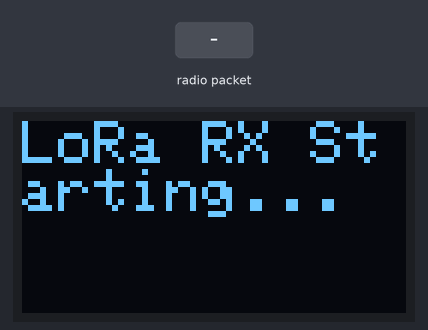
A sketch run on a simulated Arduino Uno, built with avr-gcc and run on an emulated ATmega328P. On the bench: 128×64 one-colour display. Inputs (shaded band) come from the test bench. No radio packets arrive unless stated; what the sketch prints to the serial monitor is not drawn.

Above: at 0.1 s.
At 1.5 s:
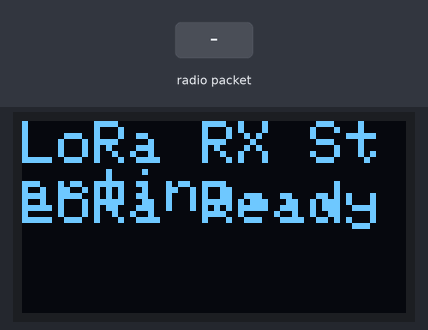
1.6 s: radio packet "5" arrives
At 2.4 s:
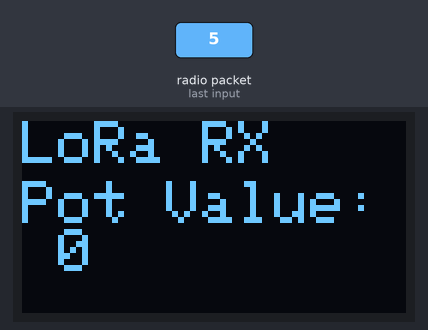
Timing chart, 0 to 4.6 s (numbered marks = the images above; inputs shaded):
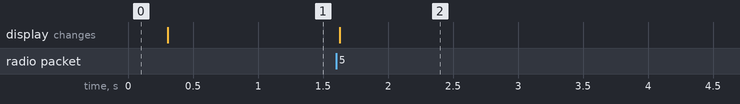

The sketch:

04_Lora_Receiver.ino
```cpp
#include <SPI.h>
#include <LoRa.h>
#include <Wire.h>
#include <Adafruit_GFX.h>
#include <Adafruit_SSD1306.h>

// --- LoRa SX1278 Pin Definitions ---
#define LORA_SS    5
#define LORA_RST   14
#define LORA_DIO0  2

// --- OLED Definitions ---
#define SCREEN_WIDTH 128
#define SCREEN_HEIGHT 64
#define OLED_RESET    -1
Adafruit_SSD1306 display(SCREEN_WIDTH, SCREEN_HEIGHT, &Wire, OLED_RESET);

void setup() {
  Serial.begin(9600);

  // --- Initialize OLED ---
  if (!display.begin(SSD1306_SWITCHCAPVCC, 0x3C)) {
    Serial.println(F("SSD1306 failed"));
    while (true);
  }
  display.clearDisplay();
  display.setTextSize(2);
  display.setTextColor(SSD1306_WHITE);
  display.setCursor(0, 0);
  display.println("LoRa RX Starting...");
  display.display();

  // --- Reset and Init LoRa ---
  pinMode(LORA_RST, OUTPUT);
  digitalWrite(LORA_RST, LOW);
  delay(100);
  digitalWrite(LORA_RST, HIGH);
  delay(100);

  LoRa.setPins(LORA_SS, LORA_RST, LORA_DIO0);
  if (!LoRa.begin(433E6)) {
    Serial.println("LoRa init failed!");
    while (true);
  }

  Serial.println("LoRa RX Ready");
  display.setCursor(0, 20);
  display.println("LoRa Ready");
  display.display();
}

void loop() {
  int packetSize = LoRa.parsePacket();
  if (packetSize) {
    String received = "";
    while (LoRa.available()) {
      received += (char)LoRa.read();
    }

    Serial.print("Received: ");
    Serial.println(received);

    // --- Extract Pot Value ---
    int potValue = extractPotValue(received);

    // --- Display on OLED ---
    display.clearDisplay();
    display.setCursor(0, 0);
    display.println("LoRa RX");
    display.setCursor(0, 20);
    display.print("Pot Value: ");
    display.println(potValue);
    display.display();
  }
}

// --- Helper Function to Extract Pot Value ---
int extractPotValue(const String& message) {
  int idx = message.indexOf(':');
  if (idx != -1) {
    return message.substring(idx + 1).toInt();
  }
  return 0;
}
```

Measured:
- after the input at 1.6 s, the display: changes at once (image 2)
